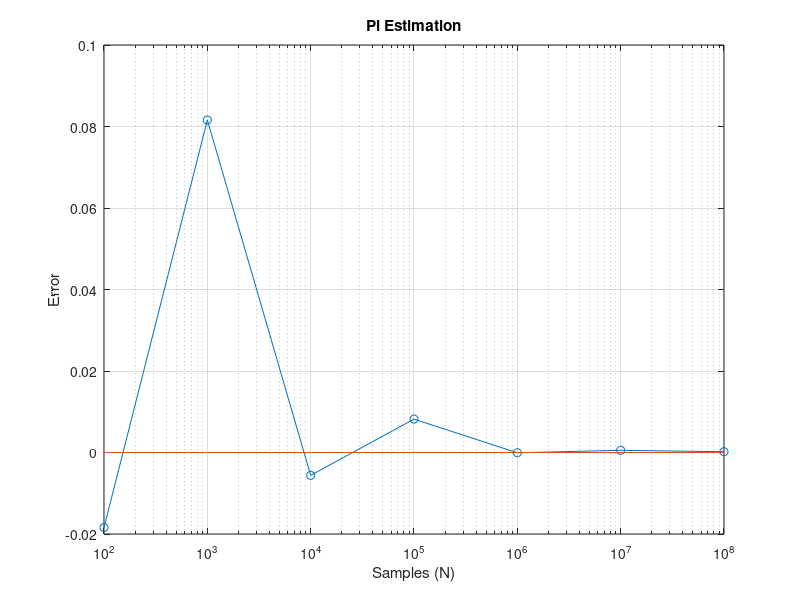

The MATLAB source for this figure:
clear; clc;close all; N=10.^(2:8); E=zeros(1,7); % Setup N and Error array
for i=1:7, E(i)=pi - 4*sum(rand(1,N(i)).^2+rand(1,N(i)).^2<=1)/N(i); end % Gen & Calc
semilogx(N, E, '-o', N, zeros(1,7), '-'); grid on; % Plot error vs reference
xlabel('Samples (N)'); ylabel('Error'); title('Pi Estimation'); % Labels
